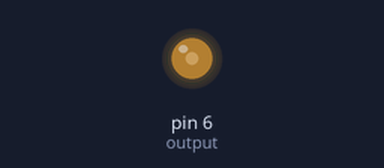
The sketch below on a simulated Arduino Uno, built with avr-gcc and run on an emulated ATmega328P. On the bench: output pins drawn as LEDs (lit = HIGH). Random numbers use the default seed unless the sketch sets one.

Above: at 0.15 s.
At 10.15 s:
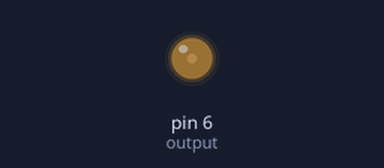
At 18.94 s:
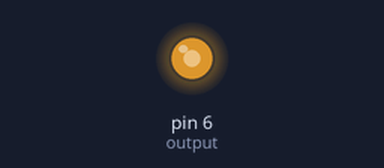
At 38.68 s:
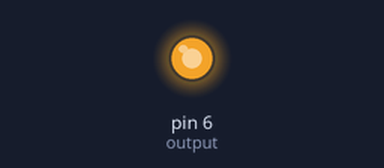
Timing chart, 0 to 40.0 s (numbered marks = the images above):
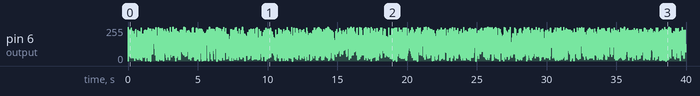

The sketch:

randomSignal.ino
```cpp
//http://arduino.cc/en/Tutorial/PWM

int output = 6;
int delayValue = 10;


void setup()  {
  randomSeed(analogRead(0));
}

void loop()  {
  analogWrite(output, random(255));
  delay(delayValue);
}
```
